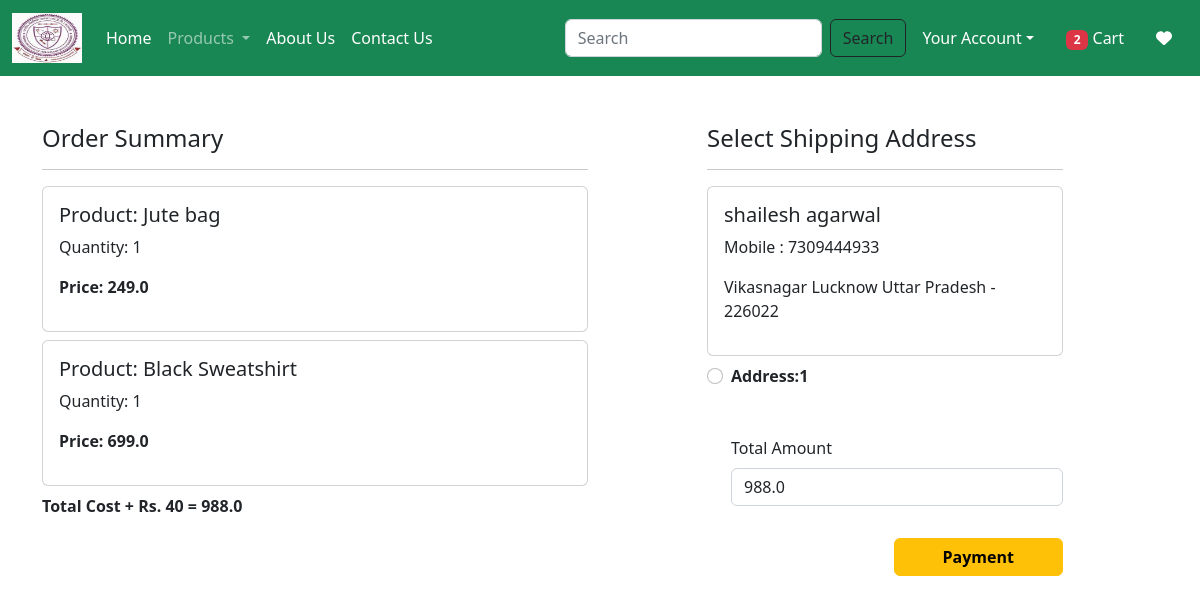
Screenshot of /checkout/ (signed in) with the database file from the repository.
### app/models.py (models this page shows, shortened)
class Cart(models.Model):
    user = models.ForeignKey(User,on_delete=models.CASCADE)
    product = models.ForeignKey(Product,on_delete=models.CASCADE)
    quantity = models.PositiveIntegerField(default=1)

class Product(models.Model):
    title = models.CharField(max_length=100)
    selling_price = models.FloatField()
    discounted_price = models.FloatField()
    description = models.TextField()
    composition = models.TextField(default='')
    prodapp = models.TextField(default='')
    category = models.CharField(choices=CATEGORY_CHOICES, max_length=2)
    product_image = models.ImageField(upload_to='product')

class Customer(models.Model):
    user = models.ForeignKey(User,on_delete=models.CASCADE)
    name = models.CharField(max_length=200)
    locality = models.CharField(max_length=200)
    city = models.CharField(max_length=50)
    mobile = models.IntegerField(default=0)
    zipcode = models.IntegerField()
    state = models.CharField(choices=STATE_CHOICES,max_length=100)

### app/views.py (the view, shortened to what this page needs)
# urls.py: path('checkout/', views.checkout.as_view(), name='checkout'),
@method_decorator(login_required,name='dispatch')
class checkout(View):
    def get(self,request):
        totalitem = 0
        wishitem=0
        if request.user.is_authenticated:
            totalitem = len(Cart.objects.filter(user=request.user))
            wishitem = len(Wishlist.objects.filter(user=request.user))
        user=request.user
        add=Customer.objects.filter(user=user)
        cart_items=Cart.objects.filter(user=user)
        famount = 0
        for p in cart_items:
            value = p.quantity * p.product.discounted_price
            famount = famount + value
        totalamount = famount + 40
        razoramount = int(totalamount * 100)
        client = razorpay.Client(auth=(settings.RAZOR_KEY_ID, settings.RAZOR_KEY_SECRET))
        data = { "amount": razoramount, "currency": "INR", "receipt": "order_rcptid_12"}
        payment_response = client.order.create(data=data)
        print(payment_response)
        order_id = payment_response['id']
        order_status = payment_response['status']
        return render(request, 'app/checkout.html',locals())

### app/templates/app/checkout.html (shortened to what this page needs)
{% extends 'app/base.html' %}
{% load static %}
{% block main-content %}
<div class="container">
 <div class="row mt-5">
  <div class="col-sm-6">
    <h4>Order Summary</h4>
    <hr>
    {% for item in cart_items %}
      <div class="card mb-2">
        <div class="card-body">
          <h5>Product: {{item.product.title}}</h5>
          <p>Quantity: {{item.quantity}}</p>
          <p class="fw-bold">Price: {{item.product.discounted_price}}</p>
        </div>
      </div>
    {% endfor %}
    <p class="fw-bold">Total Cost + Rs. 40 = {{totalamount}}</p>
  </div>
  <div class="col-sm-4 offset-sm-1">
    <h4>Select Shipping Address</h4>
    <hr>
    <form  method="post" id="myform">
      {% for ad in add %}
      <div class="card">
        <div class="card-body">
        <h5>{{ad.name}}</h5>
        <p>Mobile : {{ad.mobile}}</p>
        <p>{{ad.locality}} {{ad.city}} {{ad.state}} - {{ad.zipcode}}</p>
        </div>
      </div>
        <div class="form-check mt-2 mb-5">
          <input class="form-check-input" type="radio" name="custid" id="custadd{{forloop.counter}}" value="{{ad.id}}">
          <label class="form-check-label fw-bold" for="custadd{{forloop.counter}}">
            Address:{{forloop.counter}} </label>
        </div>
      {% endfor %}
        <div class="form-check mb-3">
          <label for="totamount" class="form-label">Total Amount</label>
          <input type="number" class="form-control" name="totamount" value={{totalamount}} readonly>
        </div>
        <div class="text-end">
          <button id="rzp-button1" type="submit" class="btn btn-warning mt-3 px-5 fw-bold">Payment</button>
        </div>
      </form>
    </div>
  </div>
</div>
{% endblock main-content %}

### rows the page displays
Cart: product "Jute bag", quantity "1", product.discounted_price "249.0"
Cart: product "Black Sweatshirt", quantity "1", product.discounted_price "699.0"
Customer: name "shailesh agarwal", mobile "7309444933", locality "Vikasnagar", city "Lucknow", state "Uttar Pradesh", zipcode "226022"

### other values shown
{{ totalitem }} "2"
{{ totalamount }} "988.0"
